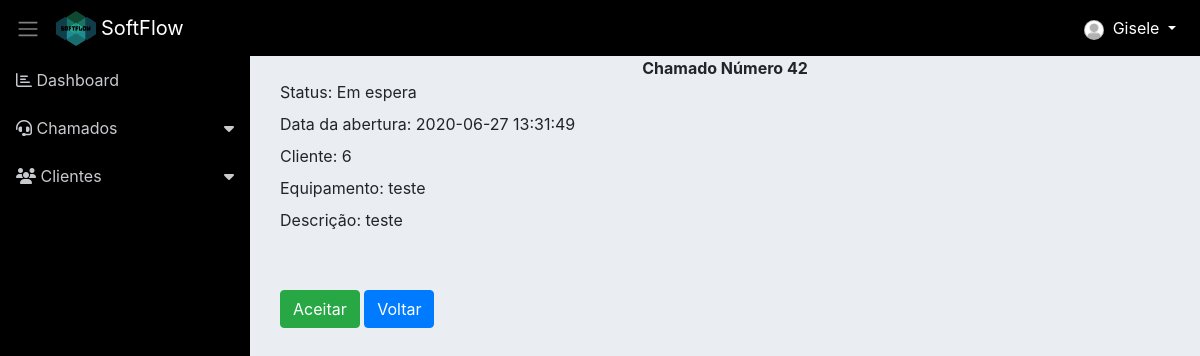
The page /visualizar_chamado.php?id=42 (signed in) on the database its author committed.
### tables this page shows
CREATE TABLE `chamado` (
  `id` int(11) NOT NULL,
  `id_cliente` int(11) NOT NULL,
  `id_funcionario` int(11) DEFAULT NULL,
  `status` varchar(155) NOT NULL,
  `equipamento` varchar(115) NOT NULL,
  `descricao` varchar(155) NOT NULL,
  `abertura` varchar(155) NOT NULL,
  `encerramento` varchar(155) DEFAULT NULL
);

### classes/Model.php (called while the page is built, shortened)
<?php
require_once 'Conn.php';
class Model
{
	protected $tabela;
	protected $class;
	protected $db;
    public function __construct()
    {
        $conn = new Conn();
        $this->db = $conn->getConn();
    }
    public function get($id)
    {
    	$sql = "SELECT * FROM {$this->tabela} WHERE id = {$id}";
    	$stmt = $this->db->prepare($sql);
    	$stmt->setFetchMode(PDO::FETCH_CLASS, $this->class);
    	$stmt->execute();
    	return $stmt->fetch();
    }
}

### classes/Conn.php (called while the page is built)
<?php
class Conn {
    public static $Host = "localhost";
    public static $User = "root";
    public static $Pass = "";
    public static $Dbname = "sistema_informatica_pi";
    private static $Connect = null;
    private static function Conectar() {
        try {
            if(self::$Connect == null):
                self::$Connect = new PDO('mysql:host=' . self::$Host .';dbname='.self::$Dbname, self::$User, self::$Pass);
            endif;
        } catch (Exception $ex) {
            echo 'Mensagem: ' . $ex->getMessage();
            die;
        }
        return self::$Connect;
    }
    public function getConn() {
        return self::Conectar();
    }
}

### classes/ChamadoDAO.php (called while the page is built, shortened)
<?php
require_once 'Model.php';
class ChamadoDAO extends Model
{
    public function __construct() {
    	$this->tabela = 'chamado';
    	$this->class = 'Chamado';
    }
}

### classes/Chamado.php (called while the page is built, shortened)
<?php
class Chamado
{
	private $id;
	private $id_cliente;
	private $status;
	private $descricao;
	private $abertura;
    private $equipamento;
    public function getId()
    {
        return $this->id;
    }
    public function getStatus()
    {
        return $this->status;
    }
    public function getDescricao()
    {
        return $this->descricao;
    }
    public function getAbertura()
    {
        return $this->abertura;
    }
    public function getIdCliente()
    {
        return $this->id_cliente;
    }
    public function getEquipamento()
    {
        return $this->equipamento;
    }
}

### visualizar_chamado.php (the view, shortened to what this page needs)
<?php include './layout/header.php'; ?>
<?php include './layout/menu.php'; ?>
<?php
	require 'classes/Chamado.php';
	require 'classes/ChamadoDAO.php';
	$chamado = new Chamado();
	if(isset($_GET['id']) && $_GET['id'] != ''){
		$id = $_GET['id'];
		$chamadoDAO = new ChamadoDAO();
		$chamado = $chamadoDAO->get($id);
	}
?>
<div class="container">
	<div class="text-center">
	<strong>Chamado Número <?php echo $chamado->getId() ?></strong>
	</div>
	<div class="container">
	<label>Status: <?php echo $chamado->getStatus() ?></label><br>
	<label>Data da abertura: <?php echo $chamado->getAbertura() ?></label><br>
	<label>Cliente: <?php echo $chamado->getIdCliente() ?></label><br>
	<label>Equipamento: <?php echo $chamado->getEquipamento() ?></label><br>
	<label>Descrição: <?php echo $chamado->getDescricao() ?></label><br>
	</div>
	<div class="container">
		<form action="controle_chamado.php?acao=aceitarChamado" method="post">
			<button type="submit" class="btn btn-success" onclick="return confirm('Deseja aceitar esse chamado?')">Aceitar</button>
			<a href="chamado_espera.php" class="btn btn-primary">Voltar</a>
		</form>
	</div>
</div>
<?php include './layout/footer.php'; ?>

### assets/css/dashboard.css (style rules this page uses)
body { background-color: #eaeef3; }

### visualizar_chamado.php (style rules this page uses)
.container { margin-bottom: 50px; }

### rows shown on the page
chamado: id "42", status "Em espera", abertura "2020-06-27 13:31:49", id_cliente "6", equipamento "teste", descricao "teste"

### other values the page prints
$_SESSION['nome'] "Gisele"
